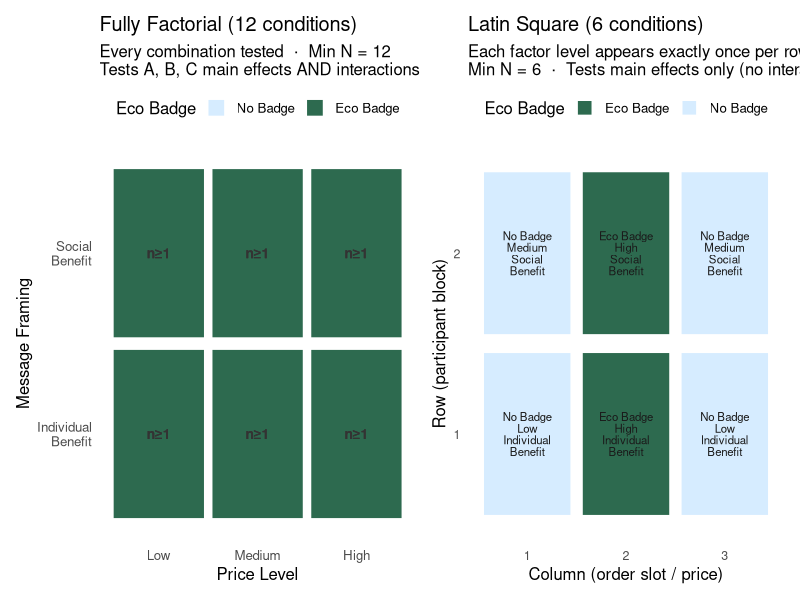
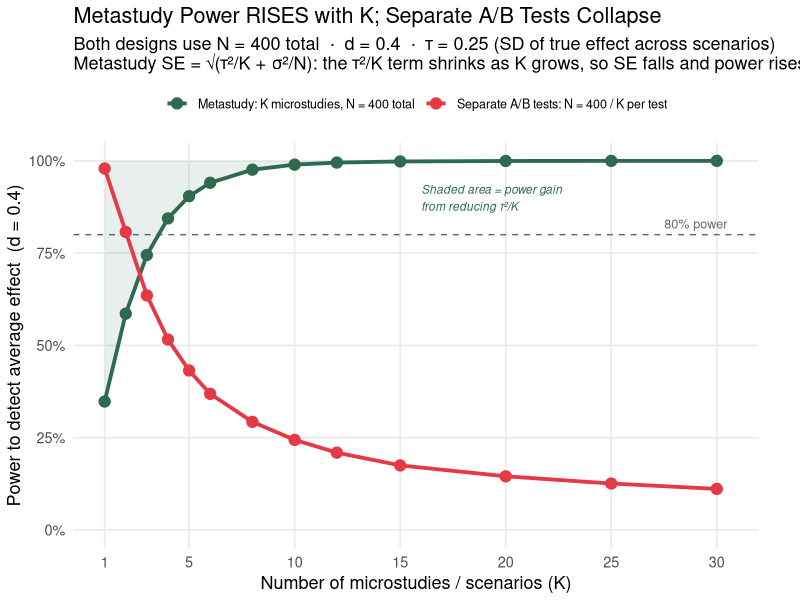
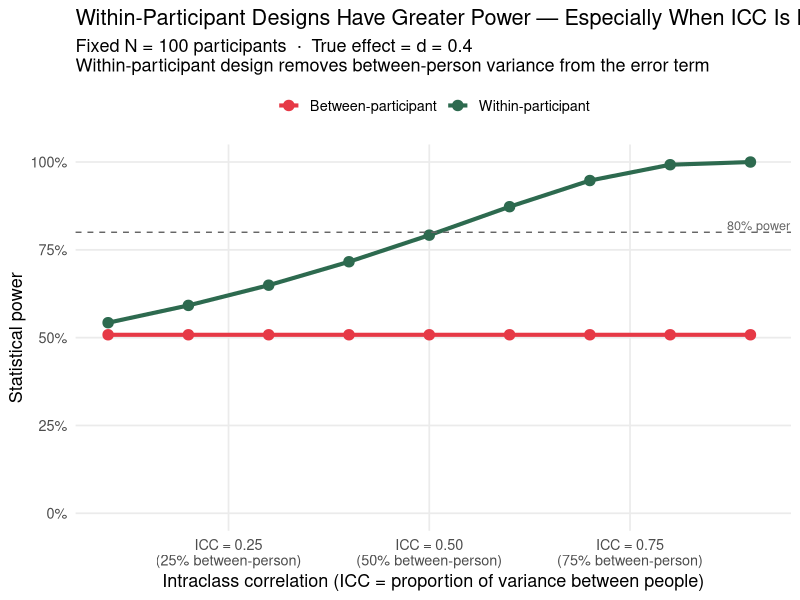

The R script that drew these images, in order:
## ---- chunk 1
knitr::opts_chunk$set(
  echo    = TRUE,
  fig.width  = 9,
  fig.height = 5,
  fig.path   = "figs/",
  dev        = "svg"
)
dir.create("figs", recursive = TRUE, showWarnings = FALSE)
## ---- chunk 2
#| code-summary: "▶ Load required packages"
library(tidyverse); library(ggplot2); library(knitr); library(scales); library(patchwork)
if (!requireNamespace("lavaan", quietly = TRUE)) install.packages("lavaan")
library(lavaan)
set.seed(2025)
## ---- chunk 3
#| code-summary: "▶ Visualize: CRD vs. Factorial vs. Latin Square cell structures"

# ── Fully factorial: all A×B×C combinations ──────────────────────────────────
fact_df <- expand.grid(
  EcoBadge  = c("No Badge", "Eco Badge"),
  PriceLevel = c("Low", "Medium", "High"),
  Framing    = c("Individual\nBenefit", "Social\nBenefit")
) |>
  mutate(cell = paste(EcoBadge, PriceLevel, Framing, sep = "\n"),
         design = "Fully Factorial\n(12 cells, 12N total)")

# ── Latin square: Factor C varied across rows and Factor A×B as column×row
# 2×3 Latin Square (accommodate unequal levels by using 3×3 and dropping one row)
ls_grid <- expand.grid(Row = 1:2, Col = 1:3) |>
  mutate(
    EcoBadge   = ifelse(Col %in% c(1, 3), "No Badge", "Eco Badge"),
    PriceLevel = c("Low","Medium","High","High","Low","Medium"),
    Framing    = c("Individual\nBenefit","Social\nBenefit","Individual\nBenefit",
                   "Social\nBenefit","Individual\nBenefit","Social\nBenefit"),
    design     = "Latin Square\n(6 cells, 6N total)"
  )

# ── CRD: just two cells (eco vs. no eco, collapsing B and C) ─────────────────
crd_df <- data.frame(
  EcoBadge   = c("No Badge", "Eco Badge"),
  PriceLevel = "Pooled\n(B,C varied\nbut uncontrolled)",
  Framing    = "Pooled",
  design     = "Simple A/B (CRA)\n(2 cells, N total)",
  Row = 1, Col = 1:2
)

# ── Plot factorial and latin square side by side ──────────────────────────────
p_fact <- ggplot(fact_df, aes(x = PriceLevel, y = Framing, fill = EcoBadge)) +
  geom_tile(color = "white", linewidth = 1.2, width = 0.95, height = 0.95) +
  geom_text(aes(label = paste0("n\u2265", ifelse(EcoBadge == "Eco Badge", "1", "1"))),
            size = 3.5, fontface = "bold", color = "gray20") +
  scale_fill_manual(values = c("No Badge" = "#d6ecff", "Eco Badge" = "#2d6a4f"),
                    name = "Eco Badge") +
  labs(title = "Fully Factorial (12 conditions)",
       subtitle = "Every combination tested  \u00b7  Min N = 12\nTests A, B, C main effects AND interactions",
       x = "Price Level", y = "Message Framing") +
  theme_minimal(base_size = 12) +
  theme(panel.grid = element_blank(), legend.position = "top")

p_ls <- ggplot(ls_grid, aes(x = factor(Col), y = factor(Row), fill = EcoBadge)) +
  geom_tile(color = "white", linewidth = 1.5, width = 0.92, height = 0.92) +
  geom_text(aes(label = paste0(EcoBadge, "\n", PriceLevel, "\n", Framing)),
            size = 2.9, lineheight = 0.85, color = "gray10") +
  scale_fill_manual(values = c("No Badge" = "#d6ecff", "Eco Badge" = "#2d6a4f"),
                    name = "Eco Badge") +
  labs(title = "Latin Square (6 conditions)",
       subtitle = "Each factor level appears exactly once per row and column\nMin N = 6  \u00b7  Tests main effects only (no interactions)",
       x = "Column (order slot / price)", y = "Row (participant block)") +
  theme_minimal(base_size = 12) +
  theme(panel.grid = element_blank(), legend.position = "top",
        axis.text = element_text(size = 9))

p_fact + p_ls
## ---- chunk 4
#| code-summary: "▶ Table: design comparison on key dimensions"

design_tab <- data.frame(
  Design = c("Simple A/B (CRA)", "Fully Factorial", "Latin Square"),
  `Conditions` = c(2, 12, 6),
  `Min N (1 obs/cell)` = c(2, 12, 6),
  `Main effects testable` = c("A only", "A, B, C", "A, B, C"),
  `Interactions testable` = c("None", "A\u00d7B, A\u00d7C, B\u00d7C, A\u00d7B\u00d7C", "None"),
  `Orthogonality coverage` = c("Only A vs. B,C confounded", "Perfect within cells", "Approximate — by design"),
  check.names = FALSE
)

kable(design_tab,
      caption = "Design comparison: efficiency, testability, and orthogonality coverage")
## ---- chunk 5
#| code-summary: "▶ Plot: metastudy power rises with K; separate A/B tests collapse"

# ── Parameters (inspired by DeKay et al., 2022, Experiment 2) ────────────────
# d   = average true effect size (Cohen's d) across all scenarios
# tau = SD of true effects across scenarios (heterogeneity); tau/d ≈ 0.63
#       mirrors the paper's reported ratio of ~0.71 for the framing effect
# N   = fixed total participant budget
N_total <- 400
d       <- 0.40
tau     <- 0.25
sigma   <- 1.0
alpha   <- 0.05
K_vec   <- c(1, 2, 3, 4, 5, 6, 8, 10, 12, 15, 20, 25, 30)

# ── Analytical power (no simulation needed — formula is exact) ───────────────
#
# Metastudy: K microstudies, each n1 = N/K participants (between-person design)
#   SE_meta = sqrt(tau^2 / K  +  sigma^2 / N)
#   Note: sigma^2 / (n1 * K) = sigma^2 / ((N/K) * K) = sigma^2 / N — fixed!
#   Only the tau^2/K term shrinks as K grows → SE shrinks → power rises.
#
# Separate A/B tests: K independent studies, each with N/K participants
#   SE_AB = sigma * sqrt(4 / floor(N/K))   [two arms of N/2K each]
#   As K grows: floor(N/K) shrinks → SE_AB grows → power falls.

power_fn <- function(d, se, alpha = 0.05) {
  z <- qnorm(1 - alpha / 2)
  pnorm(d / se - z) + pnorm(-d / se - z)  # two-sided normal approximation
}

meta_se_fn <- function(K) sqrt(tau^2 / K + sigma^2 / N_total)
ab_se_fn   <- function(K) sigma * sqrt(4 / pmax(4, floor(N_total / K)))

meta_label <- paste0("Metastudy: K microstudies, N = ", N_total, " total")
ab_label   <- paste0("Separate A/B tests: N = ", N_total, " / K per test")

power_df <- data.frame(
  K      = rep(K_vec, 2),
  power  = c(sapply(K_vec, function(K) power_fn(d, meta_se_fn(K))),
             sapply(K_vec, function(K) power_fn(d, ab_se_fn(K)))),
  design = rep(c(meta_label, ab_label), each = length(K_vec))
)

# ── SE-component annotation data ─────────────────────────────────────────────
se_df <- data.frame(K = K_vec) |>
  mutate(
    se_total    = meta_se_fn(K),
    se_floor    = sqrt(sigma^2 / N_total),   # lower bound: tau^2/K → 0
    se_tau_only = sqrt(tau^2 / K)            # heterogeneity component alone
  )

color_vals <- c("#2d6a4f", "#e63946")
names(color_vals) <- c(meta_label, ab_label)

ggplot(power_df, aes(x = K, y = power, color = design, group = design)) +
  geom_hline(yintercept = 0.80, linetype = "dashed", color = "gray40") +
  annotate("text", x = 30.5, y = 0.83, label = "80% power",
           color = "gray40", size = 3.2, hjust = 1) +
  # shaded region showing heterogeneity reduction benefit
  geom_ribbon(
    data = se_df,
    aes(x = K,
        ymin = power_fn(d, se_total),
        ymax = power_fn(d, se_floor)),
    inherit.aes = FALSE,
    fill = "#2d6a4f", alpha = 0.10
  ) +
  geom_line(linewidth = 1.3) +
  geom_point(size = 3.5) +
  annotate("text", x = 16, y = 0.90,
           label = "Shaded area = power gain\nfrom reducing \u03c4\u00b2/K",
           color = "#2d6a4f", size = 3.0, hjust = 0, fontface = "italic") +
  scale_color_manual(values = color_vals, name = NULL) +
  scale_y_continuous(labels = percent_format(accuracy = 1), limits = c(0, 1)) +
  scale_x_continuous(breaks = c(1, 5, 10, 15, 20, 25, 30)) +
  labs(
    x        = "Number of microstudies / scenarios (K)",
    y        = paste0("Power to detect average effect  (d = ", d, ")"),
    title    = "Metastudy Power RISES with K; Separate A/B Tests Collapse",
    subtitle = paste0(
      "Both designs use N = ", N_total, " total  \u00b7  ",
      "d = ", d, "  \u00b7  \u03c4 = ", tau,
      " (SD of true effect across scenarios)\n",
      "Metastudy SE = \u221a(\u03c4\u00b2/K + \u03c3\u00b2/N): ",
      "the \u03c4\u00b2/K term shrinks as K grows, so SE falls and power rises  \u00b7  ",
      "A/B SE \u221d 1/\u221a(N/K): shrinking budget per test collapses power"
    )
  ) +
  theme_minimal(base_size = 13) +
  theme(panel.grid.minor = element_blank(), legend.position = "top",
        legend.text = element_text(size = 9),
        plot.margin = margin(5, 30, 5, 5))
## ---- chunk 6
#| code-summary: "▶ Simulate: between vs. within participant power comparison"

set.seed(2026)

# Parameters
true_effect <- 0.40   # true within-person effect (SD units)
icc_range   <- seq(0.10, 0.90, by = 0.10)  # ICC = between / total variance

power_comparison <- expand.grid(
  icc    = icc_range,
  design = c("Between-participant", "Within-participant")
) |>
  mutate(
    # For fixed total N = 100, n_per_arm = 50 between, N = 50 for within
    N        = 100,
    n_arm    = 50,
    # Between: variance includes between-person component (inflates denominator)
    sd_eff_b = sqrt(1),             # full SD
    # Within: SD of the DIFFERENCE scores = sqrt(2*(1-icc)) * total_sd
    sd_eff_w = sqrt(2 * (1 - icc)),
    power_val = mapply(function(des, sd_e) {
      tryCatch(
        power.t.test(n = 50, delta = true_effect,
                     sd = sd_e, sig.level = 0.05,
                     type = ifelse(des == "Between-participant",
                                   "two.sample", "paired"))$power,
        error = function(e) NA_real_
      )
    }, design, ifelse(design == "Between-participant", sd_eff_b, sd_eff_w))
  )

ggplot(power_comparison, aes(x = icc, y = power_val,
                              color = design, group = design)) +
  geom_line(linewidth = 1.4) +
  geom_point(size = 3.2) +
  geom_hline(yintercept = 0.80, linetype = "dashed", color = "gray40") +
  annotate("text", x = 0.91, y = 0.82, label = "80% power",
           color = "gray40", size = 3.2) +
  scale_color_manual(values = c("Between-participant" = "#e63946",
                                 "Within-participant"  = "#2d6a4f"),
                     name = NULL) +
  scale_x_continuous(labels = function(x) sprintf("ICC = %.2f\n(%.0f%% between-person)", x, x*100)) +
  scale_y_continuous(labels = percent_format(accuracy = 1), limits = c(0, 1)) +
  labs(x = "Intraclass correlation (ICC = proportion of variance between people)",
       y = "Statistical power",
       title = "Within-Participant Designs Have Greater Power — Especially When ICC Is High",
       subtitle = paste0("Fixed N = 100 participants  \u00b7  True effect = d = ", true_effect,
                         "\nWithin-participant design removes between-person variance from the error term")) +
  theme_minimal(base_size = 13) +
  theme(panel.grid.minor = element_blank(), legend.position = "top")
